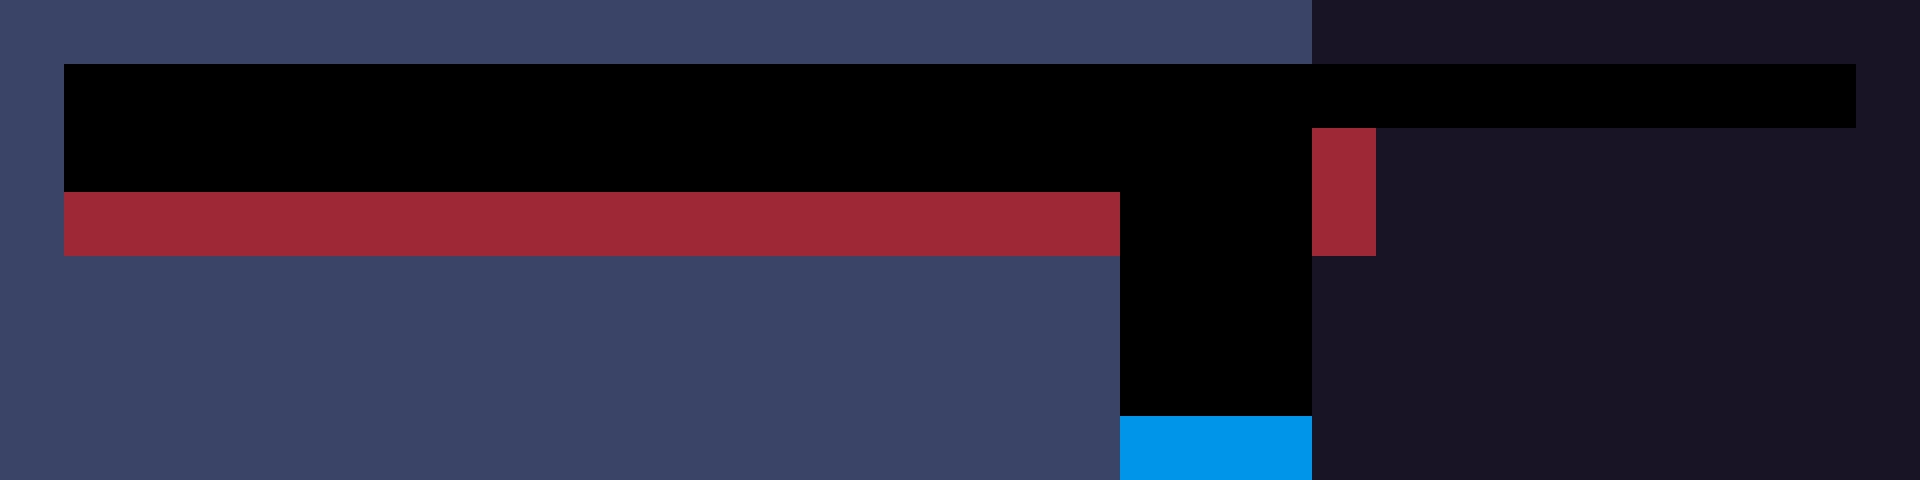

Below is a game level as drawn by its tile map, then a one-line description and the .tmx file that defines it, in full:
An orthogonal 60x15 tile map with 32x32 px tiles, 1 tile layer (Tile Layer 1) and 4 objects (2x barrier, ball, spawn).

<map version="1.0" tiledversion="1.0.1" orientation="orthogonal" renderorder="right-down" width="60" height="15" tilewidth="32" tileheight="32" nextobjectid="6">
 <properties>
  <property name="title" value="Pause Break" />
 </properties>
 <tileset firstgid="1" source="../tilemap/tileset.tsx" />
 <layer name="Tile Layer 1" width="60" height="15">
  <data encoding="csv">
4,4,4,4,4,4,4,4,4,4,4,4,4,4,4,4,4,4,4,4,4,4,4,4,4,4,4,4,4,4,4,4,4,4,4,4,4,4,4,4,4,1,1,1,1,1,1,1,1,1,1,1,1,1,1,1,1,1,1,1,
4,4,4,4,4,4,4,4,4,4,4,4,4,4,4,4,4,4,4,4,4,4,4,4,4,4,4,4,4,4,4,4,4,4,4,4,4,4,4,4,4,1,1,1,1,1,1,1,1,1,1,1,1,1,1,1,1,1,1,1,
4,4,0,0,0,0,0,0,0,0,0,0,0,0,0,0,0,0,0,0,0,0,0,0,0,0,0,0,0,0,0,0,0,0,0,0,0,0,0,0,0,0,0,0,0,0,0,0,0,0,0,0,0,0,0,0,0,0,1,1,
4,4,0,0,0,0,0,0,0,0,0,0,0,0,0,0,0,0,0,0,0,0,0,0,0,0,0,0,0,0,0,0,0,0,0,0,0,0,0,0,0,0,0,0,0,0,0,0,0,0,0,0,0,0,0,0,0,0,1,1,
4,4,0,0,0,0,0,0,0,0,0,0,0,0,0,0,0,0,0,0,0,0,0,0,0,0,0,0,0,0,0,0,0,0,0,0,0,0,0,0,0,3,3,1,1,1,1,1,1,1,1,1,1,1,1,1,1,1,1,1,
4,4,0,0,0,0,0,0,0,0,0,0,0,0,0,0,0,0,0,0,0,0,0,0,0,0,0,0,0,0,0,0,0,0,0,0,0,0,0,0,0,3,3,1,1,1,1,1,1,1,1,1,1,1,1,1,1,1,1,1,
4,4,3,3,3,3,3,3,3,3,3,3,3,3,3,3,3,3,3,3,3,3,3,3,3,3,3,3,3,3,3,3,3,3,3,0,0,0,0,0,0,3,3,1,1,1,1,1,1,1,1,1,1,1,1,1,1,1,1,1,
4,4,3,3,3,3,3,3,3,3,3,3,3,3,3,3,3,3,3,3,3,3,3,3,3,3,3,3,3,3,3,3,3,3,3,0,0,0,0,0,0,3,3,1,1,1,1,1,1,1,1,1,1,1,1,1,1,1,1,1,
4,4,4,4,4,4,4,4,4,4,4,4,4,4,4,4,4,4,4,4,4,4,4,4,4,4,4,4,4,4,4,4,4,4,4,0,0,0,0,0,0,1,1,1,1,1,1,1,1,1,1,1,1,1,1,1,1,1,1,1,
4,4,4,4,4,4,4,4,4,4,4,4,4,4,4,4,4,4,4,4,4,4,4,4,4,4,4,4,4,4,4,4,4,4,4,0,0,0,0,0,0,1,1,1,1,1,1,1,1,1,1,1,1,1,1,1,1,1,1,1,
4,4,4,4,4,4,4,4,4,4,4,4,4,4,4,4,4,4,4,4,4,4,4,4,4,4,4,4,4,4,4,4,4,4,4,0,0,0,0,0,0,1,1,1,1,1,1,1,1,1,1,1,1,1,1,1,1,1,1,1,
4,4,4,4,4,4,4,4,4,4,4,4,4,4,4,4,4,4,4,4,4,4,4,4,4,4,4,4,4,4,4,4,4,4,4,0,0,0,0,0,0,1,1,1,1,1,1,1,1,1,1,1,1,1,1,1,1,1,1,1,
4,4,4,4,4,4,4,4,4,4,4,4,4,4,4,4,4,4,4,4,4,4,4,4,4,4,4,4,4,4,4,4,4,4,4,0,0,0,0,0,0,1,1,1,1,1,1,1,1,1,1,1,1,1,1,1,1,1,1,1,
4,4,4,4,4,4,4,4,4,4,4,4,4,4,4,4,4,4,4,4,4,4,4,4,4,4,4,4,4,4,4,4,4,4,4,2,2,2,2,2,2,1,1,1,1,1,1,1,1,1,1,1,1,1,1,1,1,1,1,1,
4,4,4,4,4,4,4,4,4,4,4,4,4,4,4,4,4,4,4,4,4,4,4,4,4,4,4,4,4,4,4,4,4,4,4,2,2,2,2,2,2,1,1,1,1,1,1,1,1,1,1,1,1,1,1,1,1,1,1,1
</data>
 </layer>
 <objectgroup name="Object Layer 1">
  <object id="1" type="barrier" x="64" y="128">
   <polyline points="0,0 128,0" />
  </object>
  <object id="2" type="barrier" x="1120" y="192">
   <polyline points="0,0 0,-32" />
  </object>
  <object id="3" type="ball" x="128" y="96" />
  <object id="5" type="spawn" x="1792" y="96" />
 </objectgroup>
</map>
